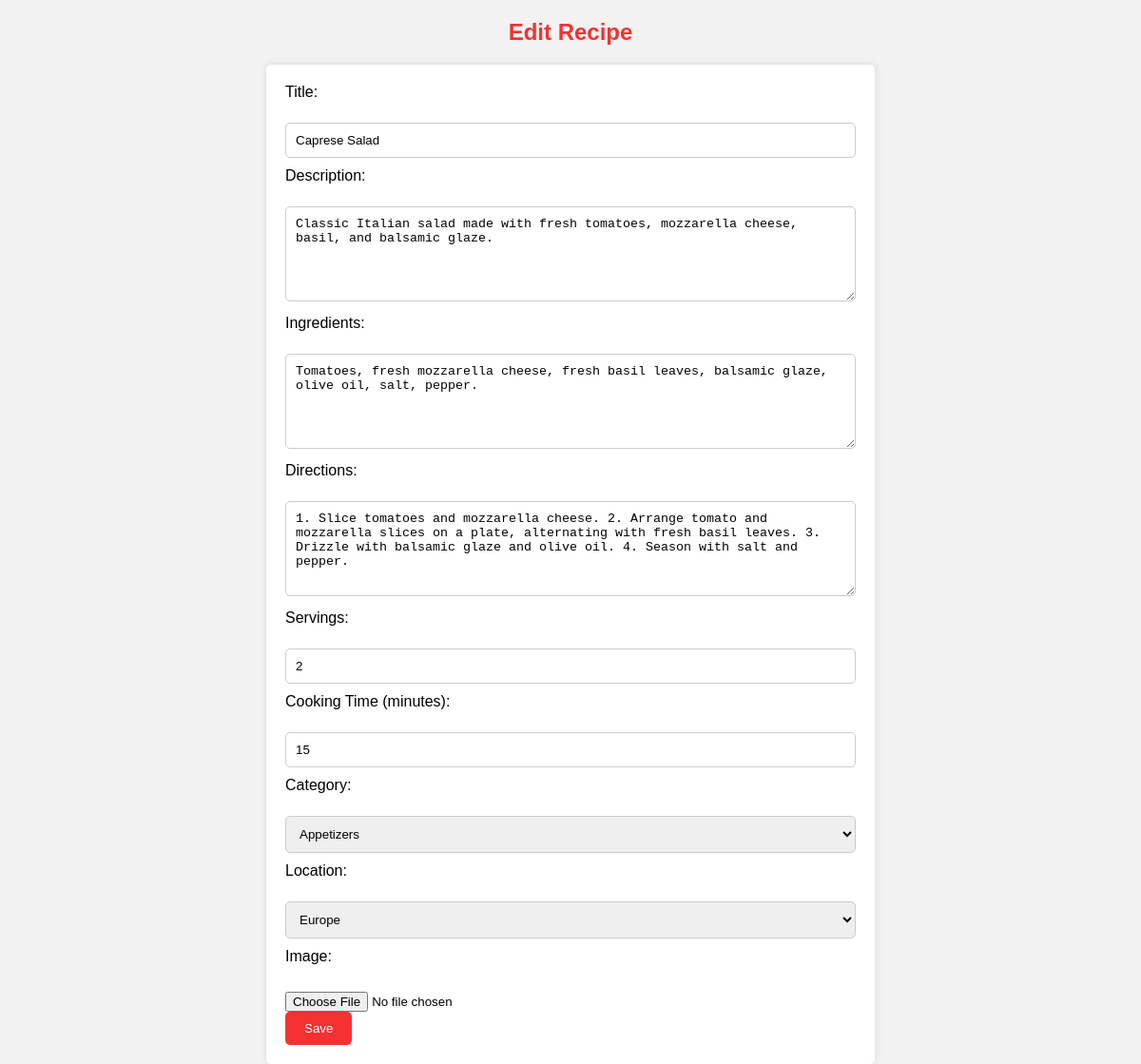
Page /edit_recipe.php?recipe_id=4 on the committed database.
### tables this page shows
CREATE TABLE `recipes` (
  `recipe_id` int(11) NOT NULL,
  `user_id` int(11) DEFAULT NULL,
  `title` varchar(100) NOT NULL,
  `description` text,
  `ingredients` text,
  `directions` text,
  `servings` int(11) DEFAULT NULL,
  `cooking_time` int(11) DEFAULT NULL,
  `category` varchar(100) DEFAULT NULL,
  `location` varchar(100) DEFAULT NULL,
  `image_url` varchar(255) DEFAULT NULL
);

### edit_recipe.php (the view, shortened to what this page needs)
<?php
include 'database.php';
if ($_SERVER["REQUEST_METHOD"] == "POST") {
$recipe_id = $_POST['recipe_id'];
$title = $_POST['title'];
$description = $_POST['description'];
$ingredients = $_POST['ingredients'];
$directions = $_POST['directions'];
$servings = $_POST['servings'];
$cooking_time = $_POST['cooking_time'];
$category = $_POST['category'];
$location = $_POST['location'];
    if ($_FILES["image"]["size"] > 0) {
        $target_dir = "assets/images/";
        $target_file = $target_dir . basename($_FILES["image"]["name"]);
        $imageFileType = strtolower(pathinfo($target_file, PATHINFO_EXTENSION));
        $check = getimagesize($_FILES["image"]["tmp_name"]);
        if ($check === false) {
            echo "File is not an image.";
            exit();
        }
        if ($imageFileType != "jpg" && $imageFileType != "png" && $imageFileType != "jpeg" && $imageFileType != "gif") {
            echo "Sorry, only JPG, JPEG, PNG & GIF files are allowed.";
            exit();
        }
        if (!move_uploaded_file($_FILES["image"]["tmp_name"], $target_file)) {
            echo "Sorry, there was an error uploading your file.";
            exit();
        }
        $image_url = $target_file;
        $update_image_sql = "UPDATE recipes SET image_url = ? WHERE recipe_id = ?";
        $update_image_stmt = $mysqli->prepare($update_image_sql);
        $update_image_stmt->bind_param("si", $image_url, $recipe_id);
        if (!$update_image_stmt->execute()) {
            echo "Error updating image URL: " . $update_image_stmt->error;
            exit();
        }
    }
$update_recipe_sql = "UPDATE recipes
SET title = ?, description = ?, ingredients = ?, directions = ?, servings = ?, cooking_time = ?, category = ?, location = ?
WHERE recipe_id = ?";
$stmt = $mysqli->prepare($update_recipe_sql);
$stmt->bind_param("ssssiiisi", $title, $description, $ingredients, $directions, $servings, $cooking_time, $category, $location, $recipe_id);
if ($stmt->execute()) {
    $_SESSION['success_message'] = "Recipe updated successfully.";
    header("Location: manage_recipes.php");
    exit();
} else {
    $_SESSION['error_message'] = "Error updating recipe: " . $stmt->error;
    header("Location: manage_recipes.php");
    exit();
}
    $stmt->close();
    $mysqli->close();
} else {
    if (isset($_GET['recipe_id'])) {
        $recipe_id = $_GET['recipe_id'];
        $select_recipe_sql = "SELECT * FROM recipes WHERE recipe_id = ?";
        $select_recipe_stmt = $mysqli->prepare($select_recipe_sql);
        $select_recipe_stmt->bind_param("i", $recipe_id);
        $select_recipe_stmt->execute();
        $result = $select_recipe_stmt->get_result();
        $recipe = $result->fetch_assoc();
    } else {
        echo "Recipe ID not provided.";
        exit();
    }
}
?>
<!DOCTYPE html>
<html lang="en">
<head>
</head>
<body>
    <h2>Edit Recipe</h2>
    <form action="<?php echo htmlspecialchars($_SERVER["PHP_SELF"]); ?>" method="post" enctype="multipart/form-data">
        <label for="title">Title:</label><br>
        <input type="text" id="title" name="title" value="<?php echo $recipe['title']; ?>" required><br>
        <label for="description">Description:</label><br>
        <textarea id="description" name="description" rows="4" required><?php echo $recipe['description']; ?></textarea><br>
        <label for="ingredients">Ingredients:</label><br>
        <textarea id="ingredients" name="ingredients" rows="4" required><?php echo $recipe['ingredients']; ?></textarea><br>
        <label for="directions">Directions:</label><br>
        <textarea id="directions" name="directions" rows="4" required><?php echo $recipe['directions']; ?></textarea><br>
        <label for="servings">Servings:</label><br>
        <input type="number" id="servings" name="servings" value="<?php echo $recipe['servings']; ?>" required><br>
        <label for="cooking_time">Cooking Time (minutes):</label><br>
        <input type="number" id="cooking_time" name="cooking_time" value="<?php echo $recipe['cooking_time']; ?>" required><br>
        <label for="category">Category:</label><br>
        <select id="category" name="category" required>
            <option value="Appetizers" <?php if ($recipe['category'] == 'Appetizers') echo 'selected'; ?>>Appetizers</option>
        </select><br>
        <label for="location">Location:</label><br>
        <select id="location" name="location" required>
            <option value="Europe" <?php if ($recipe['location'] == 'Europe') echo 'selected'; ?>>Europe</option>
        </select><br>
        <label for="image">Image:</label><br>
        <input type="file" id="image" name="image" accept="image/*"><br>
        <input type="submit" value="Save">
    </form>
</body>
</html>

### edit_recipe.php (style rules this page uses)
body { font-family: Arial, sans-serif; background-color: #f2f2f2; margin: 0; padding: 0; }
h2 { text-align: center; color: #f53132; margin-top: 20px; }
form { max-width: 600px; margin: 0 auto; padding: 20px; background-color: #fff; border-radius: 5px; box-shadow: 0 0 10px rgba(0, 0, 0, 0.1); }
label { display: block; margin-bottom: 5px; }
input[type="text"], input[type="number"], select, textarea { width: 100%; padding: 10px; margin-bottom: 10px; border: 1px solid #ccc; border-radius: 5px; box-sizing: border-box; }
textarea { height: 100px; resize: vertical; }
input[type="file"] { margin-top: 5px; }
input[type="submit"] { padding: 10px 20px; background-color: #f53132; border: none; border-radius: 5px; color: #fff; cursor: pointer; }

### rows in the picture
recipes: title "Caprese Salad", description "Classic Italian salad made with fresh tomatoes, mozzarella cheese, basil, and balsamic glaze.", ingredients "Tomatoes, fresh mozzarella cheese, fresh basil leaves, balsamic glaze, olive oil, salt, pepper.", directions "1. Slice tomatoes and mozzarella cheese. 2. Arrange tomato and mozzarella slices on a plate, alternating with fresh basil leaves. 3. Drizzle with balsamic glaze and olive oil. 4. Season with salt and pepper.", servings "2", cooking_time "15", category "Appetizers", location "Europe"
